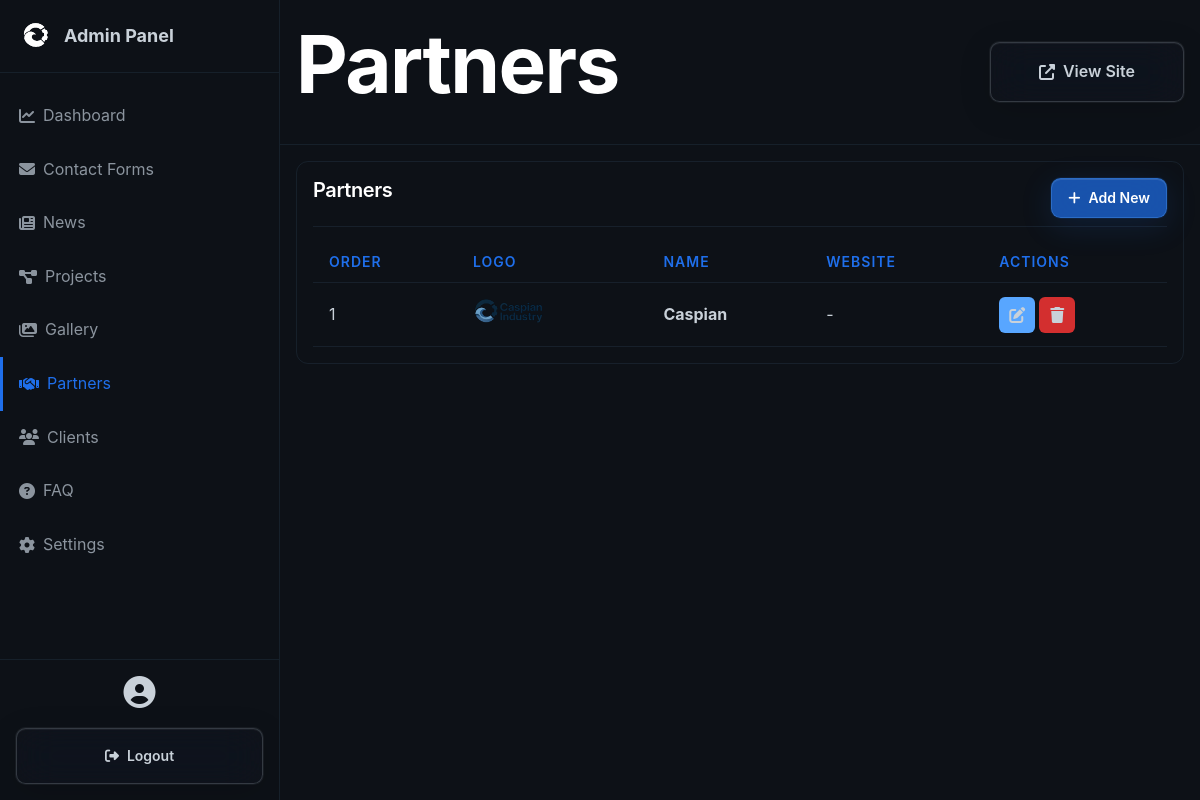
Page /admin/partners.php (signed in) on the committed database.
### tables this page shows
CREATE TABLE partners (
                id INTEGER PRIMARY KEY AUTOINCREMENT,
                name TEXT NOT NULL,
                logo TEXT NOT NULL,
                website TEXT,
                description_en TEXT,
                description_ru TEXT,
                description_az TEXT,
                created_at DATETIME DEFAULT CURRENT_TIMESTAMP,
                sort_order INTEGER DEFAULT 0
            );

### admin/partners.php (the view, shortened to what this page needs)
<?php
require_once 'header.php';
$db = Database::getInstance()->getConnection();
$stmt = $db->query("SELECT * FROM partners ORDER BY sort_order ASC");
$partners = $stmt->fetchAll();
?>
<div class="admin-card">
    <div class="admin-card-header">
        <h3 class="admin-card-title">Partners</h3>
        <a href="<?php echo BASE_URL; ?>/admin/partners-edit.php" class="btn btn-primary btn-sm">
            <i class="fas fa-plus"></i> Add New
        </a>
    </div>
    <?php if (count($partners) > 0): ?>
    <table class="admin-table">
        <thead>
            <tr>
                <th>Order</th>
                <th>Logo</th>
                <th>Name</th>
                <th>Website</th>
                <th>Actions</th>
            </tr>
        </thead>
        <tbody>
            <?php foreach ($partners as $partner): ?>
            <tr>
                <td><?php echo $partner['sort_order']; ?></td>
                <td>
                    <?php if ($partner['logo']): ?>
                        <img src="<?php echo BASE_URL; ?>/assets/uploads/<?php echo $partner['logo']; ?>" style="width: 80px; height: 40px; object-fit: contain;">
                    <?php else: ?>
                        <div style="width: 80px; height: 40px; background: var(--bg-card); border-radius: 4px; display: flex; align-items: center; justify-content: center;">
                            <i class="fas fa-image" style="color: var(--text-muted);"></i>
                        </div>
                    <?php endif; ?>
                </td>
                <td><strong><?php echo htmlspecialchars($partner['name']); ?></strong></td>
                <td>
                    <?php if ($partner['website']): ?>
                        <a href="<?php echo htmlspecialchars($partner['website']); ?>" target="_blank" style="color: var(--color-secondary);">
                            <i class="fas fa-external-link-alt"></i> Visit
                        </a>
                    <?php else: ?>
                        -
                    <?php endif; ?>
                </td>
                <td>
                    <div class="action-buttons">
                        <a href="<?php echo BASE_URL; ?>/admin/partners-edit.php?id=<?php echo $partner['id']; ?>" class="btn-icon btn-edit">
                            <i class="fas fa-edit"></i>
                        </a>
                        <a href="?delete=<?php echo $partner['id']; ?>" class="btn-icon btn-delete" onclick="return confirm('Are you sure?')">
                            <i class="fas fa-trash"></i>
                        </a>
                    </div>
                </td>
            </tr>
            <?php endforeach; ?>
        </tbody>
    </table>
    <?php endif; ?>
</div>
<?php require_once 'footer.php'; ?>

### assets/css/style.css (style rules this page uses)
*, *::before, *::after { box-sizing: border-box; margin: 0; padding: 0; }
html { scroll-behavior: smooth; scroll-padding-top: 80px; }
* { transition: color var(--transition-normal), background-color var(--transition-normal), border-color var(--transition-normal), box-shadow var(--transition-normal), transform var(--transition-normal), opacity var(--transition-normal); }
button, a, .btn, .card, .nav-item, [role="button"] { transition: color var(--transition-fast), background-color var(--transition-fast), border-color var(--transition-fast), box-shadow var(--transition-fast), transform var(--transition-fast), opacity var(--transition-fast), filter var(--transition-fast); }
:root { --bg-primary: #0d1117; --bg-secondary: #161b22; --bg-tertiary: #21262d; --bg-overlay: rgba(13, 17, 23, 0.95); --color-primary: #58a6ff; --color-primary-hover: #79c0ff; --color-secondary: #1f6feb; --color-accent: #39d353; --color-accent-secondary: #56d364; --text-primary: #c9d1d9; --text-secondary: #8b949e; --text-muted: #6e7681; --text-white: #ffffff; --border-primary: #30363d; --border-secondary: #21262d; --border-muted: #161b22; --gradient-brand: linear-gradient(135deg, #58a6ff 0%, #1f6feb 100%); --gradient-success: linear-gradient(135deg, #56d364 0%, #39d353 100%); --gradient-purple: linear-gradient(135deg, #bc8cff 0%, #7c3aed 100%); --glow-primary: 0 0 40px rgba(88, 166, 255, 0.3); --glow-accent: 0 0 40px rgba(56, 211, 83, 0.3); --glow-purple: 0 0 40px rgba(188, 140, 255, 0.3); --spacing-xs: 0.25rem; --spacing-sm: 0.5rem; --spacing-md: 1rem; --spacing-lg: 1.5rem; --spacing-xl: 2rem; --spacing-2xl: 3rem; --spacing-3xl: 4rem; --spacing-4xl: 6rem; --spacing-5xl: 6.5rem; --radius-sm: 0.375rem; --radius-md: 0.6rem; --radius-lg: 0.75rem; --radius-xl: 0.8rem; --radius-2xl: 1rem; --shadow-sm: 0 1px 3px rgba(0, 0, 0, 0.5); --shadow-md: 0 4px 12px rgba(0, 0, 0, 0.4); --shadow-lg: 0 10px 30px rgba(0, 0, 0, 0.5); --shadow-xl: 0 20px 60px rgba(0, 0, 0, 0.6); --transition-fast: 150ms cubic-bezier(0.4, 0, 0.2, 1); --transition-normal: 200ms cubic-bezier(0.4, 0, 0.2, 1); --transition-slow: 300ms cubic-bezier(0.4, 0, 0.2, 1); }
* { margin: 0; padding: 0; box-sizing: border-box; }
html { scroll-behavior: smooth; font-size: 16px; width: 100%; max-width: 100vw; overflow-x: hidden; }
body { font-family: "SF Pro Display", -apple-system, BlinkMacSystemFont, "Segoe UI", "Noto Sans", Helvetica, Arial, sans-serif; background-color: var(--bg-primary); color: var(--text-primary); line-height: 1.6; overflow-x: hidden; width: 100%; max-width: 100vw; -webkit-font-smoothing: antialiased; -moz-osx-font-smoothing: grayscale; }
h1, h2, h3, h4, h5, h6 { font-weight: 600; line-height: 1.2; color: var(--text-white); margin-bottom: var(--spacing-md); letter-spacing: -0.02em; }
h3 { font-size: clamp(1.5rem, 4vw, 2.5rem); }
a { color: var(--color-primary); text-decoration: none; transition: color var(--transition-fast); }
.btn-sm { padding: var(--spacing-sm) var(--spacing-lg); font-size: 0.875rem; }
.btn { display: inline-flex; align-items: center; justify-content: center; gap: var(--spacing-sm); padding: var(--spacing-md) var(--spacing-2xl); font-weight: 600; font-size: 1rem; border-radius: var(--radius-md); border: 1px solid transparent; cursor: pointer; transition: all var(--transition-fast); text-align: center; white-space: nowrap; font-family: inherit; }
.btn-primary { background: rgba(31, 111, 235, 0.7); backdrop-filter: blur(20px) saturate(180%); -webkit-backdrop-filter: blur(20px) saturate(180%); color: var(--text-white); border: 1px solid rgba(88, 166, 255, 0.3); box-shadow: 0 8px 32px rgba(31, 111, 235, 0.15), inset 0 1px 0 rgba(255, 255, 255, 0.1), 0 0 0 1px rgba(31, 111, 235, 0.1); position: relative; overflow: hidden; }
.btn-primary::before { content: ""; position: absolute; top: 0; left: -100%; width: 100%; height: 100%; background: linear-gradient( 90deg, transparent, rgba(88, 166, 255, 0.3), transparent ); transition: left 0.5s ease; }

### rows in the picture
partners: sort_order "1", logo (picture), name "Caspian"

### other values in the picture
str_replace('-', ' ', $current_page) "Partners"
